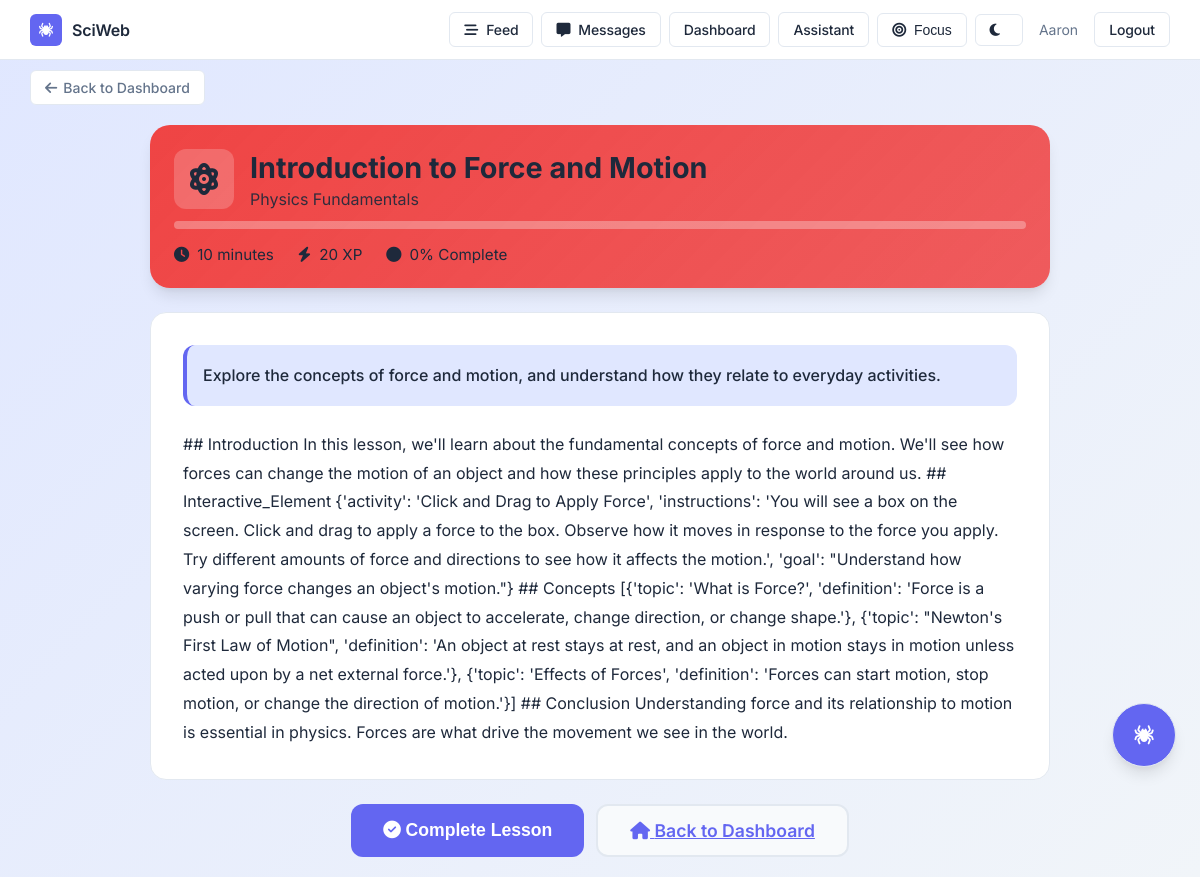
The app's page /lesson/1 (signed in) with its own data.
### models.py (models this page shows, shortened)
class User(db.Model, UserMixin):
    __tablename__ = 'users'
    id = db.Column(db.Integer, primary_key=True)
    email = db.Column(db.String(255), unique=True, nullable=False)
    password_hash = db.Column(db.String(255), nullable=False)
    display_name = db.Column(db.String(120), nullable=False)
    created_at = db.Column(db.DateTime, default=datetime.utcnow, nullable=False)
    xp = db.Column(db.Integer, default=0, nullable=False)
    level = db.Column(db.Integer, default=1, nullable=False)
    streak_days = db.Column(db.Integer, default=0, nullable=False)
    last_activity_date = db.Column(db.Date, nullable=True)
    achievements = db.Column(db.JSON, default=list, nullable=True)  # List of achievement IDs
    projects = db.relationship('Project', backref='owner', lazy=True)

class LearningModule(db.Model):
    __tablename__ = 'learning_modules'
    id = db.Column(db.Integer, primary_key=True)
    user_id = db.Column(db.Integer, db.ForeignKey('users.id'), nullable=False)
    title = db.Column(db.String(255), nullable=False)
    description = db.Column(db.Text, nullable=True)
    subject = db.Column(db.String(120), nullable=False)  # e.g., "Physics", "Calculus", "Python"
    difficulty = db.Column(db.String(50), default='Beginner', nullable=False)
    icon = db.Column(db.String(50), default='book', nullable=False)  # FontAwesome icon name
    color = db.Column(db.String(20), default='#6366f1', nullable=False)  # Module color
    created_at = db.Column(db.DateTime, default=datetime.utcnow, nullable=False)
    is_active = db.Column(db.Boolean, default=True, nullable=False)
    order_index = db.Column(db.Integer, default=0, nullable=False)  # For ordering modules
    lessons = db.relationship('DailyLesson', backref='module', lazy=True, cascade='all, delete-orphan', order_by='DailyLesson.order_index')
    user = db.relationship('User', backref='learning_modules', lazy=True)

class DailyLesson(db.Model):
    __tablename__ = 'daily_lessons'
    id = db.Column(db.Integer, primary_key=True)
    module_id = db.Column(db.Integer, db.ForeignKey('learning_modules.id'), nullable=False)
    title = db.Column(db.String(255), nullable=False)
    description = db.Column(db.Text, nullable=True)
    content = db.Column(db.Text, nullable=False)  # Lesson content/instructions
    lesson_type = db.Column(db.String(50), default='interactive', nullable=False)  # interactive, quiz, practice, review
    order_index = db.Column(db.Integer, default=0, nullable=False)
    xp_reward = db.Column(db.Integer, default=20, nullable=False)  # XP gained on completion
    estimated_minutes = db.Column(db.Integer, default=10, nullable=False)
    created_at = db.Column(db.DateTime, default=datetime.utcnow, nullable=False)
    is_unlocked = db.Column(db.Boolean, default=False, nullable=False)
    progress = db.relationship('LessonProgress', backref='lesson', lazy=True, uselist=False)

class LessonProgress(db.Model):
    __tablename__ = 'lesson_progress'
    id = db.Column(db.Integer, primary_key=True)
    user_id = db.Column(db.Integer, db.ForeignKey('users.id'), nullable=False)
    lesson_id = db.Column(db.Integer, db.ForeignKey('daily_lessons.id'), nullable=False, unique=True)
    completion_percentage = db.Column(db.Float, default=0.0, nullable=False)  # 0-100
    is_completed = db.Column(db.Boolean, default=False, nullable=False)
    attempts = db.Column(db.Integer, default=0, nullable=False)
    best_score = db.Column(db.Float, nullable=True)  # Best score achieved (0-100)
    started_at = db.Column(db.DateTime, nullable=True)
    completed_at = db.Column(db.DateTime, nullable=True)
    last_accessed = db.Column(db.DateTime, default=datetime.utcnow, nullable=False)
    user = db.relationship('User', backref='lesson_progress', lazy=True)

### app.py (the view)
@app.route('/lesson/<int:lesson_id>')
@login_required
def lesson_view(lesson_id):
    lesson = DailyLesson.query.get_or_404(lesson_id)
    module = lesson.module
    if module.user_id != current_user.id:
        flash('You do not have access to this lesson.', 'error')
        return redirect(url_for('dashboard'))
    progress = LessonProgress.query.filter_by(user_id=current_user.id, lesson_id=lesson_id).first()
    if not progress:
        progress = LessonProgress(user_id=current_user.id, lesson_id=lesson_id, started_at=datetime.utcnow())
        db.session.add(progress)
        db.session.commit()
    elif not progress.started_at:
        progress.started_at = datetime.utcnow()
        db.session.commit()
    return render_template('lesson_view.html', lesson=lesson, module=module, progress=progress)

### app.py (called while the page is built)
@login_manager.user_loader
def load_user(user_id):
    return db.session.get(User, int(user_id))

@app.context_processor
def inject_provider_status():
    return { 'PROVIDER_READY': bool(os.environ.get('OPENAI_API_KEY')) }

### templates/lesson_view.html (shortened to what this page needs)
{% extends "base.html" %}
{% block content %}
<div class="back-nav">
    <a href="{{ url_for('dashboard') }}" class="back-btn">
        <i class="fas fa-arrow-left"></i>
        Back to Dashboard
    </a>
</div>
<div class="lesson-container">
    <div class="lesson-header">
        <div style="display: flex; align-items: center; gap: 16px; margin-bottom: 12px;">
            <div style="width: 60px; height: 60px; background: rgba(255,255,255,0.2); border-radius: 12px; display: flex; align-items: center; justify-content: center; font-size: 2rem;">
                <i class="fas fa-{{ module.icon }}"></i>
            </div>
            <div style="flex: 1;">
                <h1 style="margin: 0; font-size: 1.8rem; font-weight: 700;">{{ lesson.title }}</h1>
                <p style="margin: 4px 0 0 0; opacity: 0.9; font-size: 1rem;">{{ module.title }}</p>
            </div>
        </div>
        <div class="lesson-progress-bar">
        </div>
        <div class="lesson-meta-info">
            <div class="meta-item">
                <i class="fas fa-clock"></i>
                <span>{{ lesson.estimated_minutes }} minutes</span>
            </div>
            <div class="meta-item">
                <i class="fas fa-bolt"></i>
                <span>{{ lesson.xp_reward }} XP</span>
            </div>
            <div class="meta-item">
                <i class="fas fa-{{ 'check-circle' if progress.is_completed else 'circle' }}"></i>
                <span>{{ 'Completed' if progress.is_completed else (progress.completion_percentage | int) ~ '% Complete' }}</span>
            </div>
        </div>
    </div>
    <div class="lesson-content markdown-content">
        {% if lesson.description %}
        <div style="background: var(--accent-light); padding: 16px; border-radius: 12px; margin-bottom: 24px; border-left: 4px solid var(--accent);">
            <p style="margin: 0; color: var(--text-primary); font-weight: 500;">{{ lesson.description }}</p>
        </div>
        {% endif %}
        <div id="lessonContent">
            {{ lesson.content | safe }}
        </div>
    </div>
    <div class="lesson-actions">
        {% if not progress.is_completed %}
        <button class="btn-complete" onclick="completeLesson()">
            <i class="fas fa-check-circle"></i> Complete Lesson
        </button>
        {% else %}
        <div class="completion-badge" style="background: var(--accent-light); color: var(--accent-dark); padding: 14px 32px; border-radius: 12px;">
            <i class="fas fa-check-circle"></i> Lesson Completed!
        </div>
        {% endif %}
        <a href="{{ url_for('dashboard') }}" class="btn-secondary-action">
            <i class="fas fa-home"></i> Back to Dashboard
        </a>
    </div>
</div>
{% endblock %}

### templates/base.html (shortened to what this page needs)
<!DOCTYPE html>
<html lang="en">
<head>
    <link href="https://cdnjs.cloudflare.com/ajax/libs/font-awesome/6.4.0/css/all.min.css" rel="stylesheet">
    <link rel="stylesheet" href="{{ url_for('static', filename='css/design.css') }}">
</head>
<body>
    <header id="glassHeader" style="position: fixed; top: 0; left: 0; right: 0; z-index: 1200; background: var(--surface); border-bottom: 1px solid var(--border);">
        <div style="max-width:1180px; margin: 0 auto; padding: 12px 20px; display:flex; align-items:center; justify-content:space-between;">
            <a href="{{ url_for('dashboard') }}" style="display:flex; align-items:center; gap:10px; text-decoration:none;">
                <span style="width: 32px; height: 32px; border-radius:6px; display:inline-flex; align-items:center; justify-content:center; background: var(--accent);">
                    <i class="fas fa-spider" style="color: white; font-size: 0.875rem;"></i>
                </span>
                <span style="font-weight:600; color: var(--text-primary); font-size: 1rem; letter-spacing: -0.01em;">SciWeb</span>
            </a>
            <nav style="display:flex; gap:8px; align-items:center;">
                <a href="{{ url_for('feed') }}" class="btn btn-secondary" style="padding:8px 14px; font-size: 0.875rem;"><i class="fas fa-stream icon"></i> Feed</a>
                <a href="{{ url_for('messages') }}" class="btn btn-secondary" style="padding:8px 14px; font-size: 0.875rem;"><i class="fas fa-message icon"></i> Messages</a>
                <a href="{{ url_for('dashboard') }}" class="btn btn-secondary" style="padding:8px 14px; font-size: 0.875rem;">Dashboard</a>
                <a href="{{ url_for('assistant_hub') }}" class="btn btn-secondary" style="padding:8px 14px; font-size: 0.875rem;">Assistant</a>
                <button id="focusToggle" class="btn btn-secondary" style="padding:8px 14px; font-size:0.875rem;" type="button"><i class="fas fa-bullseye icon"></i> Focus</button>
                <button id="themeToggle" class="btn btn-secondary" style="padding:8px 14px; font-size:0.875rem;" type="button"><i class="fas fa-moon icon"></i></button>
                {% if current_user.is_authenticated %}
                <span style="color: var(--text-secondary); font-size:0.875rem; margin:0 8px;">{{ current_user.display_name or current_user.email }}</span>
                <a href="{{ url_for('logout') }}" class="btn btn-secondary" style="padding:8px 14px; font-size: 0.875rem;">Logout</a>
                {% else %}
                <a href="{{ url_for('login') }}" class="btn btn-secondary" style="padding:8px 14px; font-size: 0.875rem;">Login</a>
                <a href="{{ url_for('register') }}" class="btn" style="padding:8px 14px; font-size: 0.875rem;">Sign Up</a>
                {% endif %}
            </nav>
        </div>
    </header>
    <div class="container" id="pageContent" style="padding-top: 70px; position: relative; z-index: 2;">
        {% block content %}{% endblock %}
    </div>
    <div id="spiderAgent" style="position: fixed; right: 24px; bottom: 110px; z-index: 1900; display: none;">
        <div id="spiderFab" title="SciWeb Guide" style="width:64px; height:64px; border-radius:50%; display:flex; align-items:center; justify-content:center; box-shadow: var(--shadow-lg); cursor: grab; background: var(--accent); border: 1px solid var(--border);">
            <i class="fas fa-spider" style="font-size: 1.2rem; color: white;"></i>
        </div>
    </div>
</body>
</html>

### static/css/design.css (style rules this page uses)
:root { --bg-primary: #f8fafc; --bg-secondary: #ffffff; --bg-gradient-start: #e0e7ff; --bg-gradient-end: #f1f5f9; --accent: #6366f1; --accent-hover: #4f46e5; --accent-light: #e0e7ff; --accent-dark: #4338ca; --text-primary: #1e293b; --text-secondary: #64748b; --text-muted: #94a3b8; --border: #e2e8f0; --border-light: #f1f5f9; --surface: #ffffff; --surface-hover: #f8fafc; --input-bg: #ffffff; --input-border: #e2e8f0; --shadow-sm: 0 1px 2px 0 rgba(0, 0, 0, 0.05); --shadow-md: 0 4px 6px -1px rgba(0, 0, 0, 0.1), 0 2px 4px -1px rgba(0, 0, 0, 0.06); --shadow-lg: 0 10px 15px -3px rgba(0, 0, 0, 0.1), 0 4px 6px -2px rgba(0, 0, 0, 0.05); }

### templates/base.html (style rules this page uses)
:root { --bg-primary: #f8fafc; --bg-secondary: #ffffff; --bg-gradient-start: #e0e7ff; --bg-gradient-end: #f1f5f9; --accent: #6366f1; --accent-hover: #4f46e5; --accent-light: #e0e7ff; --accent-dark: #4338ca; --text-primary: #1e293b; --text-secondary: #64748b; --text-muted: #94a3b8; --border: #e2e8f0; --border-light: #f1f5f9; --surface: #ffffff; --surface-hover: #f8fafc; --input-bg: #ffffff; --input-border: #e2e8f0; --shadow-sm: 0 1px 2px 0 rgba(0, 0, 0, 0.05); --shadow-md: 0 4px 6px -1px rgba(0, 0, 0, 0.1), 0 2px 4px -1px rgba(0, 0, 0, 0.06); --shadow-lg: 0 10px 15px -3px rgba(0, 0, 0, 0.1), 0 4px 6px -2px rgba(0, 0, 0, 0.05); }
* { margin: 0; padding: 0; box-sizing: border-box; }
html, body { height: 100%; }
body { font-family: 'Inter', -apple-system, BlinkMacSystemFont, 'Segoe UI', 'Roboto', 'Oxygen', 'Ubuntu', 'Cantarell', sans-serif; background: linear-gradient(135deg, var(--bg-gradient-start) 0%, var(--bg-gradient-end) 100%); background-attachment: fixed; min-height: 100vh; color: var(--text-primary) !important; font-weight: 400; -webkit-font-smoothing: antialiased; -moz-osx-font-smoothing: grayscale; transition: background 0.3s ease, color 0.3s ease; }
body, .container { color: var(--text-primary); }
h1, h2, h3, h4, h5, h6, .page-title { color: var(--text-primary) !important; }
p, span, div, label, .page-subtitle { color: var(--text-primary); }
a:not(.btn):not(.back-btn) { color: var(--accent); }
.container { max-width: 1180px; margin: 0 auto; padding: 18px 20px 20px; animation: fadeInScale 0.6s ease-out; }
.back-nav { margin-bottom: 20px; }
.back-btn { display: inline-flex; align-items: center; gap: 6px; color: var(--text-secondary); text-decoration: none; background: var(--surface); padding: 8px 14px; border-radius: 6px; border: 1px solid var(--border); transition: all 0.15s ease; font-weight: 500; font-size: 0.875rem; }
.btn { display: inline-flex; align-items: center; justify-content: center; padding: 10px 20px; background: var(--accent); color: white !important; text-decoration: none; border-radius: 6px; font-weight: 500; font-size: 0.875rem; transition: all 0.15s ease; border: none; cursor: pointer; letter-spacing: -0.01em; }
.btn-secondary { background: var(--surface); color: var(--text-primary) !important; border: 1px solid var(--border); }
.icon { margin-right: 8px; transition: all 0.3s ease; }

### records on screen
User: display_name "Aaron"
DailyLesson: title "Introduction to Force and Motion", estimated_minutes "10", xp_reward "20", description "Explore the concepts of force and motion, and understand how they relate to everyday activities.", content "## Introduction In this lesson, we'll learn about the fundamental concepts of force and motion. We'll see how forces can change the motion of an object and how these principles apply to the world around us. ## Interactive_Element {'activity': 'Click and Drag to Apply Force', 'instructions': 'You will see a box on the screen. Click and drag to apply a force to the box. Observe how it moves in response to the force you apply. Try different amounts of force and directions to see how it affects the motion.', 'goal': \"Understand how varying force changes an object's motion.\"} ## Concepts [{'topic': 'What is Force?', 'definition': 'Force is a push or pull that can cause an object to accelerate,…"
LearningModule: title "Physics Fundamentals"
LessonProgress: is_completed+completion_percentage "0% Complete"
